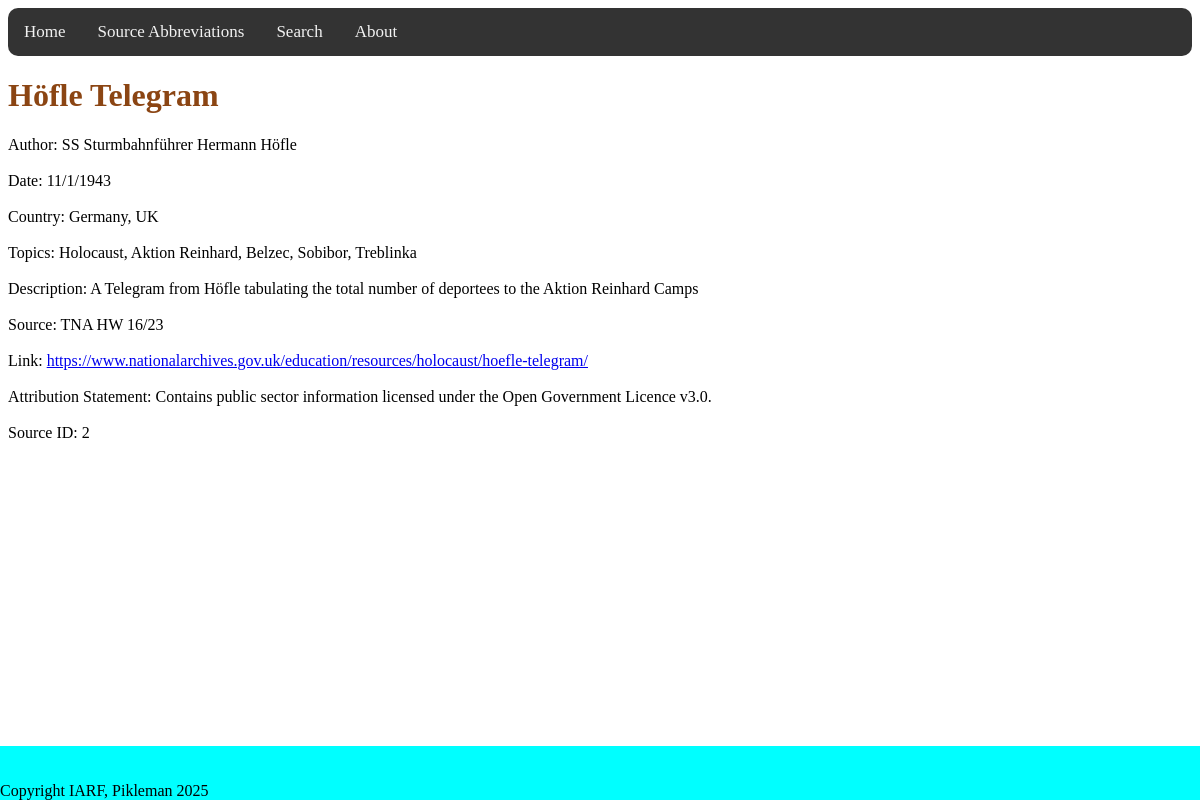
/source/2, run on the app's committed database.
### tables this page shows
CREATE TABLE "SOURCES" (
	"Title"	TEXT,
	"Month"	INTEGER,
	"Date"	INTEGER,
	"Year"	INTEGER,
	"Author"	TEXT,
	"Country"	TEXT,
	"Topic"	TEXT,
	"Description"	TEXT,
	"Source"	TEXT,
	"Protected"	INTEGER,
	"Path"	TEXT
, "ID"	INTEGER, "Scaled"	INTEGER, "Link"	TEXT, "Attribution"	TEXT, "Usable"	INTEGER);

### app.py (the view)
@app.route('/source/<id>')
def source(id):
    db = sqlite3.connect('sources.db')
    cursor = db.execute('SELECT * FROM SOURCES WHERE ID = ?', (id,))
    source = []
    for row in cursor:
        for col in row:
            source.append(col)
    db.close()
    return render_template("source.html", source=source)

### templates/source.html (shortened to what this page needs)
<!DOCTYPE html>
<html lang="en">
<head>
    <link rel="stylesheet" href="{{ url_for('static', filename='styles/styles.css') }}">
</head>
<body>
    <div class="topnav">
      <a href="{{url_for('index')}}">Home</a>
      <a href="{{url_for('sources_abbr')}}">Source Abbreviations</a>
      <a href="{{ url_for('search') }}">Search</a>
      <a href="{{ url_for('about') }}">About</a>
    </div>
    <h1 id="title">{{ source[0] }}</h1>
    <div id="metadata">
        <p>
            Author: {{ source[4] }}<br><br>
            Date: {{ source[2] }}/{{ source[1] }}/{{ source[3] }}<br><br>
            Country: {{ ', '.join(source[5].split('/')) }}<br><br>
            Topics: {{ ', '.join(source[6].split('/')) }}<br><br>
            Description: {{ source[7] }}<br><br>
            Source: {{ source[8] }}<br><br>
            {% if source[13] != None %}
                Link: <a href="{{ source[13] }}">{{ source[13] }}</a><br><br>
            {% endif %}
            {% if source[14] != None %}
                Attribution Statement: {{ source[14] }}<br><br>
            {% endif %}
            Source ID: {{ source[11] }}
        </p>
    <br>
    <br>
    <br>
    </div>
</body>
<footer>
    <br>
    <br>
    Copyright IARF, Pikleman 2025
    <br>
</footer>
</html>

### static/styles/styles.css (style rules this page uses)
#title { color: saddlebrown; font-family: Copperplate; }
footer { position: fixed; bottom: 0; left: 0; right: 0; background-color: aqua; }
#metadata { font-family: Copperplate; padding-left: 0px; }
.topnav { background-color: #333; overflow: hidden; border-radius: 10px; }
.topnav a { float: left; color: #f2f2f2; text-align: center; padding: 14px 16px; text-decoration: none; font-size: 17px; }

### data on the page
SOURCES: Title "Höfle Telegram", Author "SS Sturmbahnführer Hermann Höfle", Date "11", Month "1", Year "1943", Country "Germany, UK", Topic "Holocaust, Aktion Reinhard, Belzec, Sobibor, Treblinka", Description "A Telegram from Höfle tabulating the total number of deportees to the Aktion Reinhard Camps", Source "TNA HW 16/23", Link "https://www.nationalarchives.gov.uk/education/resources/holocaust/hoefle-telegram/", Attribution "Contains public sector information licensed under the Open Government Licence v3.0.", ID "2"
